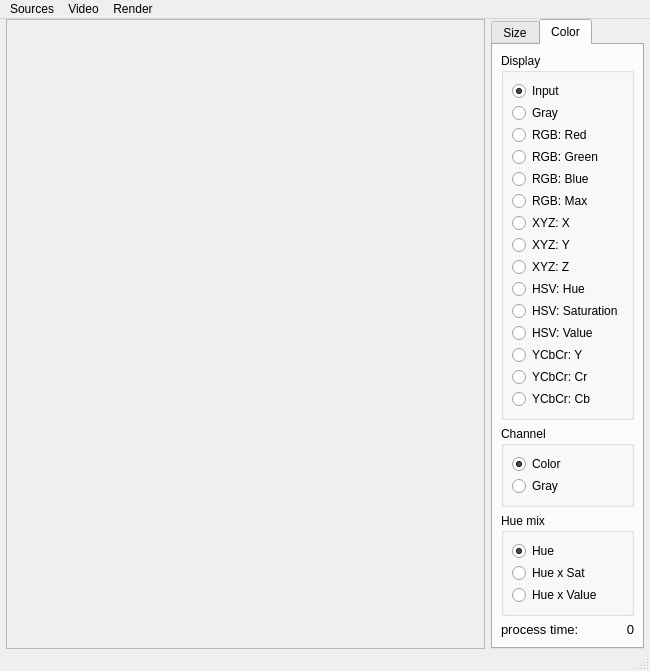
<?xml version="1.0" encoding="UTF-8"?>
<ui version="4.0">
 <class>MainWindow</class>
 <widget class="QMainWindow" name="MainWindow">
  <property name="geometry">
   <rect>
    <x>0</x>
    <y>0</y>
    <width>650</width>
    <height>585</height>
   </rect>
  </property>
  <property name="windowTitle">
   <string>Color spaces</string>
  </property>
  <property name="unifiedTitleAndToolBarOnMac">
   <bool>true</bool>
  </property>
  <widget class="QWidget" name="centralWidget">
   <layout class="QHBoxLayout" name="horizontalLayout">
    <property name="leftMargin">
     <number>6</number>
    </property>
    <property name="topMargin">
     <number>0</number>
    </property>
    <property name="rightMargin">
     <number>6</number>
    </property>
    <property name="bottomMargin">
     <number>0</number>
    </property>
    <item>
     <widget class="QScrollArea" name="scrollArea">
      <property name="sizePolicy">
       <sizepolicy hsizetype="Expanding" vsizetype="Expanding">
        <horstretch>0</horstretch>
        <verstretch>0</verstretch>
       </sizepolicy>
      </property>
      <property name="widgetResizable">
       <bool>true</bool>
      </property>
      <property name="alignment">
       <set>Qt::AlignCenter</set>
      </property>
      <widget class="QcvMatWidget" name="widgetImage">
       <property name="geometry">
        <rect>
         <x>0</x>
         <y>0</y>
         <width>461</width>
         <height>534</height>
        </rect>
       </property>
      </widget>
     </widget>
    </item>
    <item>
     <widget class="QTabWidget" name="tabWidget">
      <property name="sizePolicy">
       <sizepolicy hsizetype="Preferred" vsizetype="Expanding">
        <horstretch>0</horstretch>
        <verstretch>0</verstretch>
       </sizepolicy>
      </property>
      <property name="currentIndex">
       <number>1</number>
      </property>
      <property name="usesScrollButtons">
       <bool>false</bool>
      </property>
      <widget class="QWidget" name="sizeTab">
       <attribute name="title">
        <string>Size</string>
       </attribute>
       <layout class="QVBoxLayout" name="verticalLayout">
        <property name="leftMargin">
         <number>8</number>
        </property>
        <property name="topMargin">
         <number>8</number>
        </property>
        <property name="rightMargin">
         <number>8</number>
        </property>
        <property name="bottomMargin">
         <number>8</number>
        </property>
        <item>
         <widget class="QRadioButton" name="radioButtonOrigSize">
          <property name="text">
           <string>Originale</string>
          </property>
          <property name="checked">
           <bool>true</bool>
          </property>
         </widget>
        </item>
        <item>
         <widget class="QRadioButton" name="radioButtonCustomSize">
          <property name="text">
           <string>Custom</string>
          </property>
         </widget>
        </item>
        <item>
         <widget class="QLabel" name="labelWidth">
          <property name="text">
           <string>Largeur</string>
          </property>
         </widget>
        </item>
        <item>
         <widget class="QSpinBox" name="spinBoxWidth">
          <property name="maximum">
           <number>1600</number>
          </property>
          <property name="singleStep">
           <number>4</number>
          </property>
         </widget>
        </item>
        <item>
         <widget class="QLabel" name="labelHeight">
          <property name="text">
           <string>Hauteur</string>
          </property>
         </widget>
        </item>
        <item>
         <widget class="QSpinBox" name="spinBoxHeight">
          <property name="maximum">
           <number>1200</number>
          </property>
          <property name="singleStep">
           <number>4</number>
          </property>
         </widget>
        </item>
        <item>
         <widget class="QCheckBox" name="checkBoxFlip">
          <property name="text">
           <string>Flip</string>
          </property>
         </widget>
        </item>
        <item>
         <spacer name="verticalSpacer">
          <property name="orientation">
           <enum>Qt::Vertical</enum>
          </property>
          <property name="sizeHint" stdset="0">
           <size>
            <width>20</width>
            <height>228</height>
           </size>
          </property>
         </spacer>
        </item>
       </layout>
      </widget>
      <widget class="QWidget" name="colorTab">
       <attribute name="title">
        <string>Color</string>
       </attribute>
       <layout class="QVBoxLayout" name="verticalLayout_2">
        <property name="leftMargin">
         <number>8</number>
        </property>
        <property name="topMargin">
         <number>8</number>
        </property>
        <property name="rightMargin">
         <number>8</number>
        </property>
        <property name="bottomMargin">
         <number>8</number>
        </property>
        <item>
         <widget class="QGroupBox" name="displayBox">
          <property name="title">
           <string>Display</string>
          </property>
          <layout class="QVBoxLayout" name="verticalLayout_3">
           <property name="spacing">
            <number>2</number>
           </property>
           <property name="leftMargin">
            <number>8</number>
           </property>
           <property name="topMargin">
            <number>8</number>
           </property>
           <property name="rightMargin">
            <number>8</number>
           </property>
           <property name="bottomMargin">
            <number>8</number>
           </property>
           <item>
            <widget class="QRadioButton" name="radioButtonInput">
             <property name="toolTip">
              <string>Input Image (I)</string>
             </property>
             <property name="text">
              <string>Input</string>
             </property>
             <property name="shortcut">
              <string extracomment="I">I</string>
             </property>
             <property name="checked">
              <bool>true</bool>
             </property>
            </widget>
           </item>
           <item>
            <widget class="QRadioButton" name="radioButtonGray">
             <property name="toolTip">
              <string>Grayscale Image (K)</string>
             </property>
             <property name="text">
              <string>Gray</string>
             </property>
             <property name="shortcut">
              <string>K</string>
             </property>
            </widget>
           </item>
           <item>
            <widget class="QRadioButton" name="radioButtonRed">
             <property name="toolTip">
              <string>Red Component (R)</string>
             </property>
             <property name="text">
              <string>RGB: Red</string>
             </property>
             <property name="shortcut">
              <string>R</string>
             </property>
            </widget>
           </item>
           <item>
            <widget class="QRadioButton" name="radioButtonGreen">
             <property name="toolTip">
              <string>Green Component (G)</string>
             </property>
             <property name="text">
              <string>RGB: Green</string>
             </property>
             <property name="shortcut">
              <string>G</string>
             </property>
            </widget>
           </item>
           <item>
            <widget class="QRadioButton" name="radioButtonBlue">
             <property name="toolTip">
              <string>Blue Component (B)</string>
             </property>
             <property name="text">
              <string>RGB: Blue</string>
             </property>
             <property name="shortcut">
              <string>B</string>
             </property>
            </widget>
           </item>
           <item>
            <widget class="QRadioButton" name="radioButtonMaxBGR">
             <property name="toolTip">
              <string>RGB Maximum Image</string>
             </property>
             <property name="text">
              <string>RGB: Max</string>
             </property>
            </widget>
           </item>
           <item>
            <widget class="QRadioButton" name="radioButtonXYZ_X">
             <property name="toolTip">
              <string>X Component (X)</string>
             </property>
             <property name="text">
              <string>XYZ: X</string>
             </property>
             <property name="shortcut">
              <string>X</string>
             </property>
            </widget>
           </item>
           <item>
            <widget class="QRadioButton" name="radioButtonXYZ_Y">
             <property name="toolTip">
              <string>Y component (W)</string>
             </property>
             <property name="text">
              <string>XYZ: Y</string>
             </property>
             <property name="shortcut">
              <string>W</string>
             </property>
            </widget>
           </item>
           <item>
            <widget class="QRadioButton" name="radioButtonXYZ_Z">
             <property name="toolTip">
              <string>Z Component (Z)</string>
             </property>
             <property name="text">
              <string>XYZ: Z</string>
             </property>
             <property name="shortcut">
              <string>Z</string>
             </property>
            </widget>
           </item>
           <item>
            <widget class="QRadioButton" name="radioButtonHue">
             <property name="toolTip">
              <string>Hue Component (H)</string>
             </property>
             <property name="text">
              <string>HSV: Hue</string>
             </property>
             <property name="shortcut">
              <string>H</string>
             </property>
            </widget>
           </item>
           <item>
            <widget class="QRadioButton" name="radioButtonSaturation">
             <property name="toolTip">
              <string>Saturation Component (S)</string>
             </property>
             <property name="text">
              <string>HSV: Saturation</string>
             </property>
             <property name="shortcut">
              <string>S</string>
             </property>
            </widget>
           </item>
           <item>
            <widget class="QRadioButton" name="radioButtonValue">
             <property name="toolTip">
              <string>Value Component (V)</string>
             </property>
             <property name="text">
              <string>HSV: Value</string>
             </property>
             <property name="shortcut">
              <string>V</string>
             </property>
            </widget>
           </item>
           <item>
            <widget class="QRadioButton" name="radioButtonY">
             <property name="toolTip">
              <string>Y Component (Y)</string>
             </property>
             <property name="text">
              <string>YCbCr: Y</string>
             </property>
             <property name="shortcut">
              <string>Y</string>
             </property>
            </widget>
           </item>
           <item>
            <widget class="QRadioButton" name="radioButtonCr">
             <property name="toolTip">
              <string>Green/Magenta Chrominance (U)</string>
             </property>
             <property name="text">
              <string>YCbCr: Cr</string>
             </property>
             <property name="shortcut">
              <string>U</string>
             </property>
            </widget>
           </item>
           <item>
            <widget class="QRadioButton" name="radioButtonCb">
             <property name="toolTip">
              <string>Blue/Yellow Chrominance (T)</string>
             </property>
             <property name="text">
              <string>YCbCr: Cb</string>
             </property>
             <property name="shortcut">
              <string>T</string>
             </property>
            </widget>
           </item>
          </layout>
         </widget>
        </item>
        <item>
         <widget class="QGroupBox" name="channelBox">
          <property name="title">
           <string>Channel</string>
          </property>
          <layout class="QVBoxLayout" name="verticalLayout_4">
           <property name="spacing">
            <number>2</number>
           </property>
           <property name="leftMargin">
            <number>8</number>
           </property>
           <property name="topMargin">
            <number>8</number>
           </property>
           <property name="rightMargin">
            <number>8</number>
           </property>
           <property name="bottomMargin">
            <number>8</number>
           </property>
           <item>
            <widget class="QRadioButton" name="radioButtonChColor">
             <property name="text">
              <string>Color</string>
             </property>
             <property name="checked">
              <bool>true</bool>
             </property>
            </widget>
           </item>
           <item>
            <widget class="QRadioButton" name="radioButtonChGray">
             <property name="text">
              <string>Gray</string>
             </property>
            </widget>
           </item>
          </layout>
         </widget>
        </item>
        <item>
         <widget class="QGroupBox" name="hueBox">
          <property name="title">
           <string>Hue mix</string>
          </property>
          <layout class="QVBoxLayout" name="verticalLayout_5">
           <property name="spacing">
            <number>2</number>
           </property>
           <property name="leftMargin">
            <number>8</number>
           </property>
           <property name="topMargin">
            <number>8</number>
           </property>
           <property name="rightMargin">
            <number>8</number>
           </property>
           <property name="bottomMargin">
            <number>8</number>
           </property>
           <item>
            <widget class="QRadioButton" name="radioButtonMixHue">
             <property name="text">
              <string>Hue</string>
             </property>
             <property name="checked">
              <bool>true</bool>
             </property>
            </widget>
           </item>
           <item>
            <widget class="QRadioButton" name="radioButtonMixHueSat">
             <property name="text">
              <string>Hue x Sat</string>
             </property>
            </widget>
           </item>
           <item>
            <widget class="QRadioButton" name="radioButtonMixHueVal">
             <property name="text">
              <string>Hue x Value</string>
             </property>
            </widget>
           </item>
          </layout>
         </widget>
        </item>
        <item>
         <layout class="QHBoxLayout" name="horizontalLayout_2">
          <item>
           <widget class="QLabel" name="labelProcessTime">
            <property name="font">
             <font>
              <pointsize>10</pointsize>
             </font>
            </property>
            <property name="text">
             <string>process time:</string>
            </property>
           </widget>
          </item>
          <item>
           <widget class="QLabel" name="labelProcessTimeValue">
            <property name="font">
             <font>
              <pointsize>10</pointsize>
             </font>
            </property>
            <property name="text">
             <string>0</string>
            </property>
            <property name="alignment">
             <set>Qt::AlignRight|Qt::AlignTrailing|Qt::AlignVCenter</set>
            </property>
           </widget>
          </item>
         </layout>
        </item>
        <item>
         <spacer name="verticalSpacer_2">
          <property name="orientation">
           <enum>Qt::Vertical</enum>
          </property>
          <property name="sizeHint" stdset="0">
           <size>
            <width>20</width>
            <height>40</height>
           </size>
          </property>
         </spacer>
        </item>
       </layout>
      </widget>
     </widget>
    </item>
   </layout>
  </widget>
  <widget class="QMenuBar" name="menuBar">
   <property name="geometry">
    <rect>
     <x>0</x>
     <y>0</y>
     <width>650</width>
     <height>22</height>
    </rect>
   </property>
   <widget class="QMenu" name="menuSources">
    <property name="title">
     <string>Sources</string>
    </property>
    <addaction name="actionCamera_0"/>
    <addaction name="actionCamera_1"/>
    <addaction name="actionFile"/>
    <addaction name="separator"/>
    <addaction name="actionQuit"/>
   </widget>
   <widget class="QMenu" name="menuVideo">
    <property name="title">
     <string>Video</string>
    </property>
    <widget class="QMenu" name="menuSize">
     <property name="title">
      <string>taille</string>
     </property>
     <addaction name="actionOriginalSize"/>
     <addaction name="actionConstrainedSize"/>
    </widget>
    <addaction name="actionFlip"/>
    <addaction name="separator"/>
    <addaction name="menuSize"/>
   </widget>
   <widget class="QMenu" name="menuRender">
    <property name="title">
     <string>Render</string>
    </property>
    <addaction name="actionRenderImage"/>
    <addaction name="actionRenderPixmap"/>
    <addaction name="actionRenderOpenGL"/>
   </widget>
   <addaction name="menuSources"/>
   <addaction name="menuVideo"/>
   <addaction name="menuRender"/>
  </widget>
  <widget class="QStatusBar" name="statusBar"/>
  <action name="actionCamera_0">
   <property name="text">
    <string>Camera 0</string>
   </property>
   <property name="toolTip">
    <string>caméra interne</string>
   </property>
   <property name="shortcut">
    <string>Ctrl+Shift+0</string>
   </property>
  </action>
  <action name="actionCamera_1">
   <property name="text">
    <string>Camera 1</string>
   </property>
   <property name="toolTip">
    <string>caméra externe</string>
   </property>
   <property name="shortcut">
    <string>Ctrl+Shift+1</string>
   </property>
  </action>
  <action name="actionFile">
   <property name="text">
    <string>File</string>
   </property>
   <property name="toolTip">
    <string>fichier video</string>
   </property>
   <property name="shortcut">
    <string>Ctrl+O</string>
   </property>
  </action>
  <action name="actionFlip">
   <property name="checkable">
    <bool>true</bool>
   </property>
   <property name="text">
    <string>flip</string>
   </property>
  </action>
  <action name="actionOriginalSize">
   <property name="checkable">
    <bool>true</bool>
   </property>
   <property name="text">
    <string>Originale</string>
   </property>
   <property name="toolTip">
    <string>taille originale</string>
   </property>
  </action>
  <action name="actionConstrainedSize">
   <property name="checkable">
    <bool>true</bool>
   </property>
   <property name="text">
    <string>Custom</string>
   </property>
   <property name="iconText">
    <string>contrainte</string>
   </property>
   <property name="toolTip">
    <string>taille imposée</string>
   </property>
  </action>
  <action name="actionQuit">
   <property name="text">
    <string>Quitter</string>
   </property>
   <property name="toolTip">
    <string>quitter</string>
   </property>
   <property name="shortcut">
    <string>Ctrl+Q</string>
   </property>
  </action>
  <action name="actionRenderImage">
   <property name="checkable">
    <bool>true</bool>
   </property>
   <property name="checked">
    <bool>true</bool>
   </property>
   <property name="text">
    <string>Image</string>
   </property>
  </action>
  <action name="actionRenderPixmap">
   <property name="checkable">
    <bool>true</bool>
   </property>
   <property name="text">
    <string>Pixmap</string>
   </property>
  </action>
  <action name="actionRenderOpenGL">
   <property name="checkable">
    <bool>true</bool>
   </property>
   <property name="text">
    <string>OpenGL</string>
   </property>
  </action>
 </widget>
 <layoutdefault spacing="6" margin="11"/>
 <customwidgets>
  <customwidget>
   <class>QcvMatWidget</class>
   <extends>QWidget</extends>
   <header>QcvMatWidget.h</header>
   <container>1</container>
  </customwidget>
 </customwidgets>
 <tabstops>
  <tabstop>scrollArea</tabstop>
 </tabstops>
 <resources/>
 <connections>
  <connection>
   <sender>radioButtonCustomSize</sender>
   <signal>clicked(bool)</signal>
   <receiver>actionConstrainedSize</receiver>
   <slot>setChecked(bool)</slot>
   <hints>
    <hint type="sourcelabel">
     <x>384</x>
     <y>81</y>
    </hint>
    <hint type="destinationlabel">
     <x>-1</x>
     <y>-1</y>
    </hint>
   </hints>
  </connection>
  <connection>
   <sender>actionConstrainedSize</sender>
   <signal>triggered(bool)</signal>
   <receiver>radioButtonCustomSize</receiver>
   <slot>setChecked(bool)</slot>
   <hints>
    <hint type="sourcelabel">
     <x>-1</x>
     <y>-1</y>
    </hint>
    <hint type="destinationlabel">
     <x>384</x>
     <y>81</y>
    </hint>
   </hints>
  </connection>
  <connection>
   <sender>radioButtonOrigSize</sender>
   <signal>clicked(bool)</signal>
   <receiver>actionOriginalSize</receiver>
   <slot>setChecked(bool)</slot>
   <hints>
    <hint type="sourcelabel">
     <x>384</x>
     <y>62</y>
    </hint>
    <hint type="destinationlabel">
     <x>-1</x>
     <y>-1</y>
    </hint>
   </hints>
  </connection>
  <connection>
   <sender>actionOriginalSize</sender>
   <signal>triggered(bool)</signal>
   <receiver>radioButtonOrigSize</receiver>
   <slot>setChecked(bool)</slot>
   <hints>
    <hint type="sourcelabel">
     <x>-1</x>
     <y>-1</y>
    </hint>
    <hint type="destinationlabel">
     <x>384</x>
     <y>62</y>
    </hint>
   </hints>
  </connection>
  <connection>
   <sender>checkBoxFlip</sender>
   <signal>clicked(bool)</signal>
   <receiver>actionFlip</receiver>
   <slot>setChecked(bool)</slot>
   <hints>
    <hint type="sourcelabel">
     <x>388</x>
     <y>222</y>
    </hint>
    <hint type="destinationlabel">
     <x>-1</x>
     <y>-1</y>
    </hint>
   </hints>
  </connection>
  <connection>
   <sender>actionFlip</sender>
   <signal>triggered(bool)</signal>
   <receiver>checkBoxFlip</receiver>
   <slot>setChecked(bool)</slot>
   <hints>
    <hint type="sourcelabel">
     <x>-1</x>
     <y>-1</y>
    </hint>
    <hint type="destinationlabel">
     <x>388</x>
     <y>222</y>
    </hint>
   </hints>
  </connection>
 </connections>
</ui>
